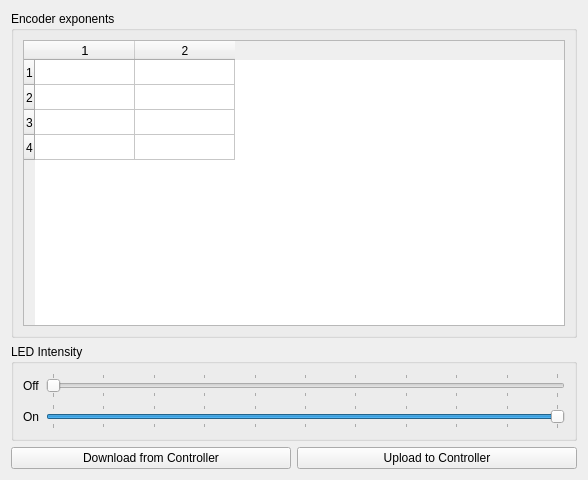
              <widget class="QWidget" name="sync_controller_page">
               <property name="geometry">
                <rect>
                 <x>0</x>
                 <y>0</y>
                 <width>588</width>
                 <height>480</height>
                </rect>
               </property>
               <property name="toolTip">
                <string>Stream LED intensity changes to driver over USB</string>
               </property>
               <attribute name="label">
                <string>Controller</string>
               </attribute>
               <layout class="QGridLayout" name="gridLayout_67">
                <item row="2" column="0" colspan="2">
                 <widget class="QGroupBox" name="sync_controller_led_box">
                  <property name="title">
                   <string>LED Intensity</string>
                  </property>
                  <layout class="QGridLayout" name="gridLayout_58" columnstretch="0,0">
                   <item row="1" column="1">
                    <widget class="QSlider" name="sync_controller_led_on_slider">
                     <property name="maximum">
                      <number>250</number>
                     </property>
                     <property name="pageStep">
                      <number>1</number>
                     </property>
                     <property name="value">
                      <number>250</number>
                     </property>
                     <property name="orientation">
                      <enum>Qt::Horizontal</enum>
                     </property>
                     <property name="tickPosition">
                      <enum>QSlider::TicksBothSides</enum>
                     </property>
                     <property name="tickInterval">
                      <number>25</number>
                     </property>
                    </widget>
                   </item>
                   <item row="0" column="0">
                    <widget class="QLabel" name="sync_controller_led_off_label">
                     <property name="text">
                      <string>Off</string>
                     </property>
                    </widget>
                   </item>
                   <item row="1" column="0">
                    <widget class="QLabel" name="sync_controller_led_on_label">
                     <property name="text">
                      <string>On</string>
                     </property>
                    </widget>
                   </item>
                   <item row="0" column="1">
                    <widget class="QSlider" name="sync_controller_led_off_slider">
                     <property name="maximum">
                      <number>250</number>
                     </property>
                     <property name="pageStep">
                      <number>1</number>
                     </property>
                     <property name="orientation">
                      <enum>Qt::Horizontal</enum>
                     </property>
                     <property name="tickPosition">
                      <enum>QSlider::TicksBothSides</enum>
                     </property>
                     <property name="tickInterval">
                      <number>25</number>
                     </property>
                    </widget>
                   </item>
                  </layout>
                 </widget>
                </item>
                <item row="0" column="0" colspan="2">
                 <widget class="QGroupBox" name="sync_controller_encoder_box">
                  <property name="title">
                   <string>Encoder exponents</string>
                  </property>
                  <layout class="QGridLayout" name="gridLayout_44">
                   <item row="0" column="0">
                    <widget class="QTableWidget" name="sync_controller_encoder_table">
                     <property name="toolTip">
                      <string>LED intensity sequence file</string>
                     </property>
                     <property name="rowCount">
                      <number>4</number>
                     </property>
                     <property name="columnCount">
                      <number>2</number>
                     </property>
                     <attribute name="horizontalHeaderStretchLastSection">
                      <bool>false</bool>
                     </attribute>
                     <attribute name="verticalHeaderDefaultSectionSize">
                      <number>25</number>
                     </attribute>
                     <attribute name="verticalHeaderStretchLastSection">
                      <bool>false</bool>
                     </attribute>
                     <row/>
                     <row/>
                     <row/>
                     <row/>
                     <column>
                      <property name="text">
                       <string>1</string>
                      </property>
                      <property name="toolTip">
                       <string>The LED channel # for each step.</string>
                      </property>
                      <property name="font">
                       <font>
                        <pointsize>10</pointsize>
                       </font>
                      </property>
                     </column>
                     <column>
                      <property name="text">
                       <string>2</string>
                      </property>
                     </column>
                    </widget>
                   </item>
                  </layout>
                 </widget>
                </item>
                <item row="3" column="0">
                 <widget class="QPushButton" name="sync_controller_download_button">
                  <property name="text">
                   <string>Download from Controller</string>
                  </property>
                 </widget>
                </item>
                <item row="3" column="1">
                 <widget class="QPushButton" name="sync_controller_upload_button">
                  <property name="text">
                   <string>Upload to Controller</string>
                  </property>
                 </widget>
                </item>
               </layout>
              </widget>
